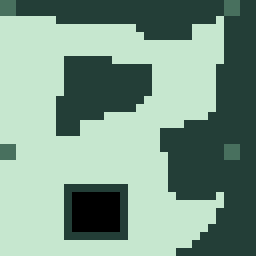

Rendered tile map (Tiled .tmx) drawn with the repository's tilesets; below, a short description and the full map source, tile grids included:
An orthogonal 32x32 tile map with 8x8 px tiles, 1 tile layer (Tile Layer 1).

<map version="1.10" tiledversion="1.11.2" orientation="orthogonal" renderorder="right-down" width="32" height="32" tilewidth="8" tileheight="8" infinite="0" nextlayerid="2" nextobjectid="1">
 <tileset firstgid="1" source="boofTiles.tsx" />
 <layer id="1" name="Tile Layer 1" width="32" height="32">
  <data encoding="csv">
7,8,3,3,3,28,3,3,3,4,3,3,3,4,3,3,4,4,4,4,4,4,4,4,4,4,4,3,7,8,4,4,
32,33,28,28,28,28,28,28,3,3,3,3,3,3,3,3,3,3,3,3,3,4,4,4,4,29,29,28,32,33,4,29,
5,6,5,6,5,6,5,28,28,28,28,28,28,28,28,28,28,3,4,4,4,4,4,29,29,28,29,6,3,4,4,3,
30,31,30,31,30,31,30,31,30,31,30,31,30,31,30,31,30,28,29,29,29,29,4,4,30,31,30,31,3,4,29,3,
5,6,5,6,5,6,5,6,5,6,5,6,5,6,5,6,5,6,28,28,28,29,29,29,5,6,5,6,3,4,3,3,
30,31,30,31,30,31,30,31,30,31,30,31,30,31,30,31,30,31,30,31,30,31,30,31,30,31,30,31,3,4,28,3,
5,6,5,6,5,6,5,6,5,6,5,6,5,6,5,6,5,6,5,6,5,6,5,6,5,6,5,6,3,4,28,3,
30,31,30,31,30,31,30,31,3,4,4,3,4,4,30,31,30,31,30,31,30,31,30,31,30,31,30,31,3,4,28,3,
5,6,5,6,5,6,5,6,28,3,3,28,29,29,3,4,4,4,4,6,5,6,5,6,5,6,5,3,4,4,28,3,
30,31,30,31,30,31,30,31,3,28,28,28,29,3,4,4,4,29,29,31,30,31,30,31,30,31,30,3,4,29,28,3,
5,6,5,6,5,6,5,6,28,28,3,4,3,28,29,29,29,4,29,6,5,6,5,6,5,6,5,3,4,3,28,3,
30,31,30,31,30,31,30,31,28,29,3,3,3,3,3,28,29,29,29,31,30,31,30,31,30,31,30,3,4,3,28,3,
5,6,5,6,5,6,5,3,28,3,4,3,28,28,3,28,28,29,5,6,5,6,5,6,5,6,5,3,3,3,3,4,
30,31,30,31,30,31,30,3,3,3,3,28,28,29,28,28,29,31,30,31,30,31,30,31,30,31,30,3,3,28,3,4,
5,6,5,6,5,6,5,3,28,28,28,28,29,6,5,6,5,6,5,6,5,6,5,6,5,6,3,4,3,28,3,4,
30,31,30,31,30,31,30,3,28,29,30,31,30,31,30,31,30,31,30,31,30,31,30,3,4,4,4,29,28,29,3,4,
5,6,5,6,5,6,5,28,28,29,5,6,5,6,5,6,5,6,5,6,3,4,4,4,4,3,4,3,28,3,4,29,
30,31,30,31,30,31,30,31,30,31,30,31,30,31,30,31,30,31,30,31,3,4,29,29,3,4,4,3,28,3,4,29,
7,8,5,6,5,6,5,6,5,6,5,6,5,6,5,6,5,6,5,6,28,3,4,4,3,4,29,3,7,8,3,4,
32,33,30,31,30,31,30,31,30,31,30,31,30,31,30,31,30,31,30,31,30,3,4,29,3,4,29,3,32,33,3,4,
5,6,5,6,5,6,5,6,5,6,5,6,5,6,5,6,5,6,5,6,5,3,4,4,3,4,29,3,3,3,3,4,
30,31,30,31,30,31,30,31,30,31,30,31,30,31,30,31,30,31,30,31,30,3,4,3,3,3,4,28,3,3,3,4,
5,6,5,6,5,6,5,6,5,6,5,6,5,6,5,6,5,6,5,6,5,3,3,4,28,28,3,3,28,3,3,4,
30,31,30,31,30,31,30,31,3,4,4,4,4,4,4,4,30,31,30,31,30,28,3,3,3,3,28,28,3,3,4,29,
5,6,5,6,5,6,5,6,3,1,2,1,2,2,2,29,5,6,5,6,5,6,28,28,28,28,29,6,3,4,29,28,
30,31,30,31,30,31,30,31,3,26,27,2,2,27,27,29,30,31,30,31,30,31,30,31,30,31,30,31,3,4,29,28,
5,6,5,6,5,6,5,6,3,26,27,27,27,2,27,29,5,6,5,6,5,6,5,6,5,6,5,3,4,29,29,28,
30,31,30,31,30,31,30,31,3,1,1,26,1,1,2,29,30,31,30,31,30,31,30,31,30,31,30,3,4,28,29,28,
5,6,5,6,5,6,5,6,3,26,26,26,26,26,27,29,5,6,5,6,5,6,5,6,5,6,3,4,4,28,29,28,
30,31,30,31,30,31,30,31,28,28,28,29,28,28,29,29,30,31,30,31,30,31,30,31,30,3,4,29,29,3,4,28,
5,6,5,6,5,6,5,6,5,6,5,6,5,6,5,6,5,6,5,6,5,6,5,6,3,4,29,28,29,3,3,28,
30,31,30,31,30,31,30,31,30,31,30,31,30,31,30,31,30,31,30,31,30,31,3,3,4,4,4,4,4,3,28,29
</data>
 </layer>
</map>
